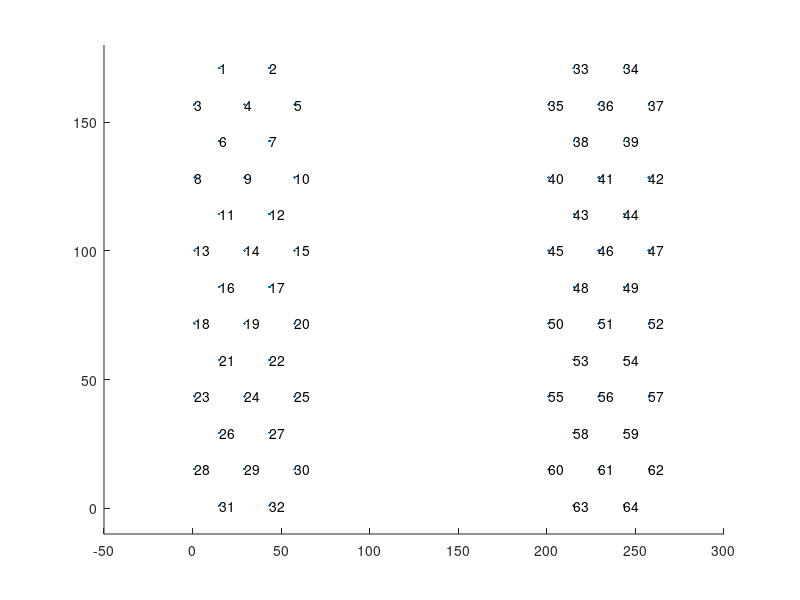

Recreate this plot in MATLAB.
%% prep for making 64 channel map 
% directionality:
%   starting in the bottom left corner, going up the column, up the next,
%   etc etc. 
%   start everything at (1,1) 
%   um scale
%
% ALP 9/11/2020
% SMP 210610 adapted for spikegadgets post-2018 headstages

% to use: copy expressions into kilosort 


%% x coords
%   contacts are in squares of 20um sides so distance horizontally in each row
%   is a^2+b^2 = c^2 -> sqrt(20^2+20^2) = sqrt(800)
%   max distance is 3 contacts/row so max distance is sqrt(800)*2
%   knowing evenly spaced distance between each is sqrt(800)*2/4 or
%   sqrt(800)/2

x = [ ...
    ones(6,1); ...
    sqrt(800)/2+ones(7,1); sqrt(800)/2*2+ones(6,1); ...
    sqrt(800)/2*3+ones(7,1); sqrt(800)/2*4+ones(6,1); ... %end shank 1
    200+ones(6,1); %point to point is 200um, so add 200
    200+sqrt(800)/2+ones(7,1); 200+sqrt(800)/2*2+ones(6,1); ...
    200+sqrt(800)/2*3+ones(7,1); 200+sqrt(800)/2*4+ones(6,1) ... %end shank 2
    ];

%unwrapped for copying
% [ones(6,1); sqrt(800)/2+ones(7,1); sqrt(800)/2*2+ones(6,1); sqrt(800)/2*3+ones(7,1); sqrt(800)/2*4+ones(6,1); 200+ones(6,1); 200+sqrt(800)/2+ones(7,1); 200+sqrt(800)/2*2+ones(6,1); 200+sqrt(800)/2*3+ones(7,1); 200+sqrt(800)/2*4+ones(6,1)]

%% y coords
%   contacts are in 13 rows with length of 170um
%   so each row is 170/12 um apart from each other

y = [ ...
    1+(170/12):170/12*2:171-(170/12) 1:170/12*2:170+1 ...
    1+(170/12):170/12*2:171-(170/12) 1:170/12*2:170+1 ...
    1+(170/12):170/12*2:171-(170/12) ... %end shank 1
    1+(170/12):170/12*2:171-(170/12) 1:170/12*2:170+1 ...
    1+(170/12):170/12*2:171-(170/12) 1:170/12*2:170+1 ...
    1+(170/12):170/12*2:171-(170/12) ... % end shank 2
    ];

%unwrapped for copying
%[1+(170/12):170/12*2:171-(170/12) 1:170/12*2:170+1 1+(170/12):170/12*2:171-(170/12) 1:170/12*2:170+1 1+(170/12):170/12*2:171-(170/12) 1+(170/12):170/12*2:171-(170/12) 1:170/12*2:170+1 1+(170/12):170/12*2:171-(170/12) 1:170/12*2:170+1 1+(170/12):170/12*2:171-(170/12)]

%% plot to check
% looks good ALP 9/11/2020
figure; hold on;
plot(x,y, '.')
ylim([-10 180])
xlim([-50 300])

%% k coords
%currently unused by kilosort2, per the issues section it seems that if the
%channels are sufficiently far apart it wont use them together, read the
%issues section for more details

k = [1*ones(32,1); 2*ones(32,1)] ;

%% channel map
%data is sorted by nTrode order
%nTrodes go from top of probe to bottom from left to right on shank 1 then left to right on shank 2
%       1       2               33      34
%   3       4       5       35      36      37
%       6       7               38      39
%           ...                     ...
%       31      32              63      64  
%       left shank              right shank
% 
% meanwhile the ordering of the coordinates above is like this
%       13      26              45
%   6       19      32      38
%       12      25              44
%   5       18      31      37
%       11      24              43
%   4       17      30      36
%       10      23              42
%   3       16      29      35
%        9      22              41
%   2       15      28      34
%        8      21              40
%   1       14      27      33
%        7      20              39
%       left shank              right shank
% 
%spreadsheetfile = 'C:\Users\sprince7\Documents\Kilosort-2.0\SpikeGadgets_128Chan_A2x32Poly5_Mapping_210513.xlsx';
nTrodeOrder = 1:64;
chanMapShank1 = [13,26,6,19,32,12,25,5,18,31,11,24,4,17,30,10,23,3,16,29,9,22,2,15,28,8,21,1,14,27,7,20];
chanMapShank2 = chanMapShank1 + 32;
chanMapFinal = [chanMapShank1,chanMapShank2];

%% get the final outputs to copy to kilosort
xMapped = x(chanMapFinal);
yMapped = y(chanMapFinal);
kMapped = k(chanMapFinal);

%plot to check again
for c = 1:length(nTrodeOrder)
    text(xMapped(c),yMapped(c),num2str(nTrodeOrder(c))) 
end

%% what to copy to kilosort
%xcoords = [15.142135623731 43.4264068711929 1 29.2842712474619 57.5685424949238 15.142135623731 43.4264068711929 1 29.2842712474619 57.5685424949238 15.142135623731 43.4264068711929 1 29.2842712474619 57.5685424949238 15.142135623731 43.4264068711929 1 29.2842712474619 57.5685424949238 15.142135623731 43.4264068711929 1 29.2842712474619 57.5685424949238 15.142135623731 43.4264068711929 1 29.2842712474619 57.5685424949238 15.142135623731 43.4264068711929 215.142135623731 243.426406871193 201 229.284271247462 257.568542494924 215.142135623731 243.426406871193 201 229.284271247462 257.568542494924 215.142135623731 243.426406871193 201 229.284271247462 257.568542494924 215.142135623731 243.426406871193 201 229.284271247462 257.568542494924 215.142135623731 243.426406871193 201 229.284271247462 257.568542494924 215.142135623731 243.426406871193 201 229.284271247462 257.568542494924 215.142135623731 243.426406871193];
%ycoords = [171 171 156.833333333333 156.833333333333 156.833333333333 142.666666666667 142.666666666667 128.5 128.5 128.5 114.333333333333 114.333333333333 100.166666666667 100.166666666667 100.166666666667 86 86 71.8333333333333 71.8333333333333 71.8333333333333 57.6666666666667 57.6666666666667 43.5 43.5 43.5 29.3333333333333 29.3333333333333 15.1666666666667 15.1666666666667 15.1666666666667 1 1 171 171 156.833333333333 156.833333333333 156.833333333333 142.666666666667 142.666666666667 128.5 128.5 128.5 114.333333333333 114.333333333333 100.166666666667 100.166666666667 100.166666666667 86 86 71.8333333333333 71.8333333333333 71.8333333333333 57.6666666666667 57.6666666666667 43.5 43.5 43.5 29.3333333333333 29.3333333333333 15.1666666666667 15.1666666666667 15.1666666666667 1 1];
%kcoords = [1;1;1;1;1;1;1;1;1;1;1;1;1;1;1;1;1;1;1;1;1;1;1;1;1;1;1;1;1;1;1;1;2;2;2;2;2;2;2;2;2;2;2;2;2;2;2;2;2;2;2;2;2;2;2;2;2;2;2;2;2;2;2;2]
